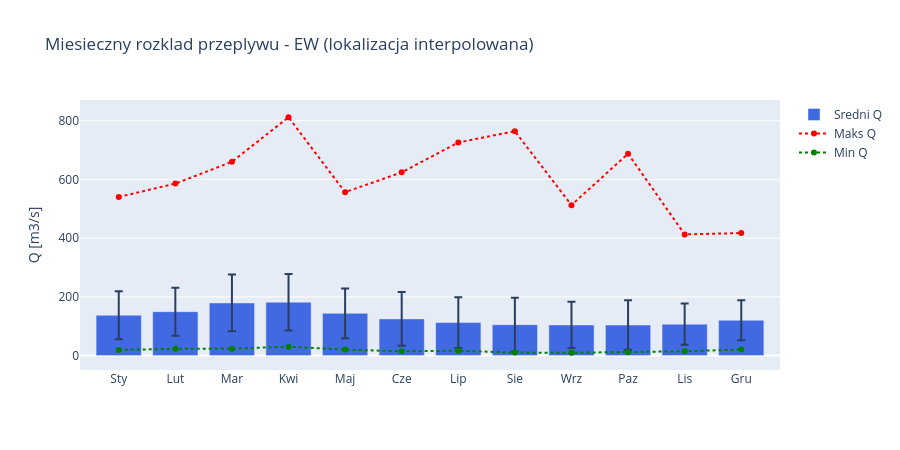

The cell this chart's notebook holds for it:
### Markdown cell above
**Prompt do LLM:**
> *"Napisz kod ktory narysuje wykres miesięczny używając plotly graph_objects: słupki Bar ze średnim przepływem i error_y (std), plus linie Scatter dla max i min. Nazwy miesięcy po polsku."*

**Użyte moduły/funkcje:** `plotly.graph_objects.Bar()` z error_y + `Scatter()` dla min/max

### Code cell
month_names = ['Sty', 'Lut', 'Mar', 'Kwi', 'Maj', 'Cze',
               'Lip', 'Sie', 'Wrz', 'Paz', 'Lis', 'Gru']

fig = go.Figure()
fig.add_trace(go.Bar(
    x=month_names, y=mstats['mean'],
    name='Sredni Q',
    error_y=dict(type='data', array=mstats['std'], visible=True),
    marker_color='royalblue',
))
fig.add_trace(go.Scatter(
    x=month_names, y=mstats['max'],
    name='Maks Q', mode='markers+lines',
    line=dict(color='red', dash='dot'),
))
fig.add_trace(go.Scatter(
    x=month_names, y=mstats['min'],
    name='Min Q', mode='markers+lines',
    line=dict(color='green', dash='dot'),
))
fig.update_layout(
    title=f'Miesieczny rozklad przeplywu - {name}',
    yaxis_title='Q [m3/s]', height=450,
)
fig.show()

### Figure 1 — Plotly figure (JSON) as saved in the notebook; plotly's stock layout.template omitted (floating-point values rounded to 4 significant figures)
{"data": [{"error_y": {"array": [81.88, 81.79, 96.68, 96.26, 84.48, 91.62, 86.51, 91.52, 78.87, 84.0, 70.49, 67.84], "type": "data", "visible": true}, "marker": {"color": "royalblue"}, "name": "Sredni Q", "type": "bar", "x": ["Sty", "Lut", "Mar", "Kwi", "Maj", "Cze", "Lip", "Sie", "Wrz", "Paz", "Lis", "Gru"], "y": [137.5, 149.7, 179.4, 181.8, 143.8, 125.0, 112.3, 105.2, 104.3, 104.2, 107.0, 120.4]}, {"line": {"color": "red", "dash": "dot"}, "mode": "markers+lines", "name": "Maks Q", "type": "scatter", "x": ["Sty", "Lut", "Mar", "Kwi", "Maj", "Cze", "Lip", "Sie", "Wrz", "Paz", "Lis", "Gru"], "y": [540.6, 585.9, 660.3, 812.1, 556.6, 624.4, 726.1, 764.5, 512.6, 687.9, 412.9, 417.5]}, {"line": {"color": "green", "dash": "dot"}, "mode": "markers+lines", "name": "Min Q", "type": "scatter", "x": ["Sty", "Lut", "Mar", "Kwi", "Maj", "Cze", "Lip", "Sie", "Wrz", "Paz", "Lis", "Gru"], "y": [19.31, 23.13, 23.55, 30.34, 20.39, 14.58, 16.55, 10.14, 9.64, 11.32, 14.66, 20.47]}], "layout": {"height": 450, "title": {"text": "Miesieczny rozklad przeplywu - EW (lokalizacja interpolowana)"}, "yaxis": {"title": {"text": "Q [m3/s]"}}}}
